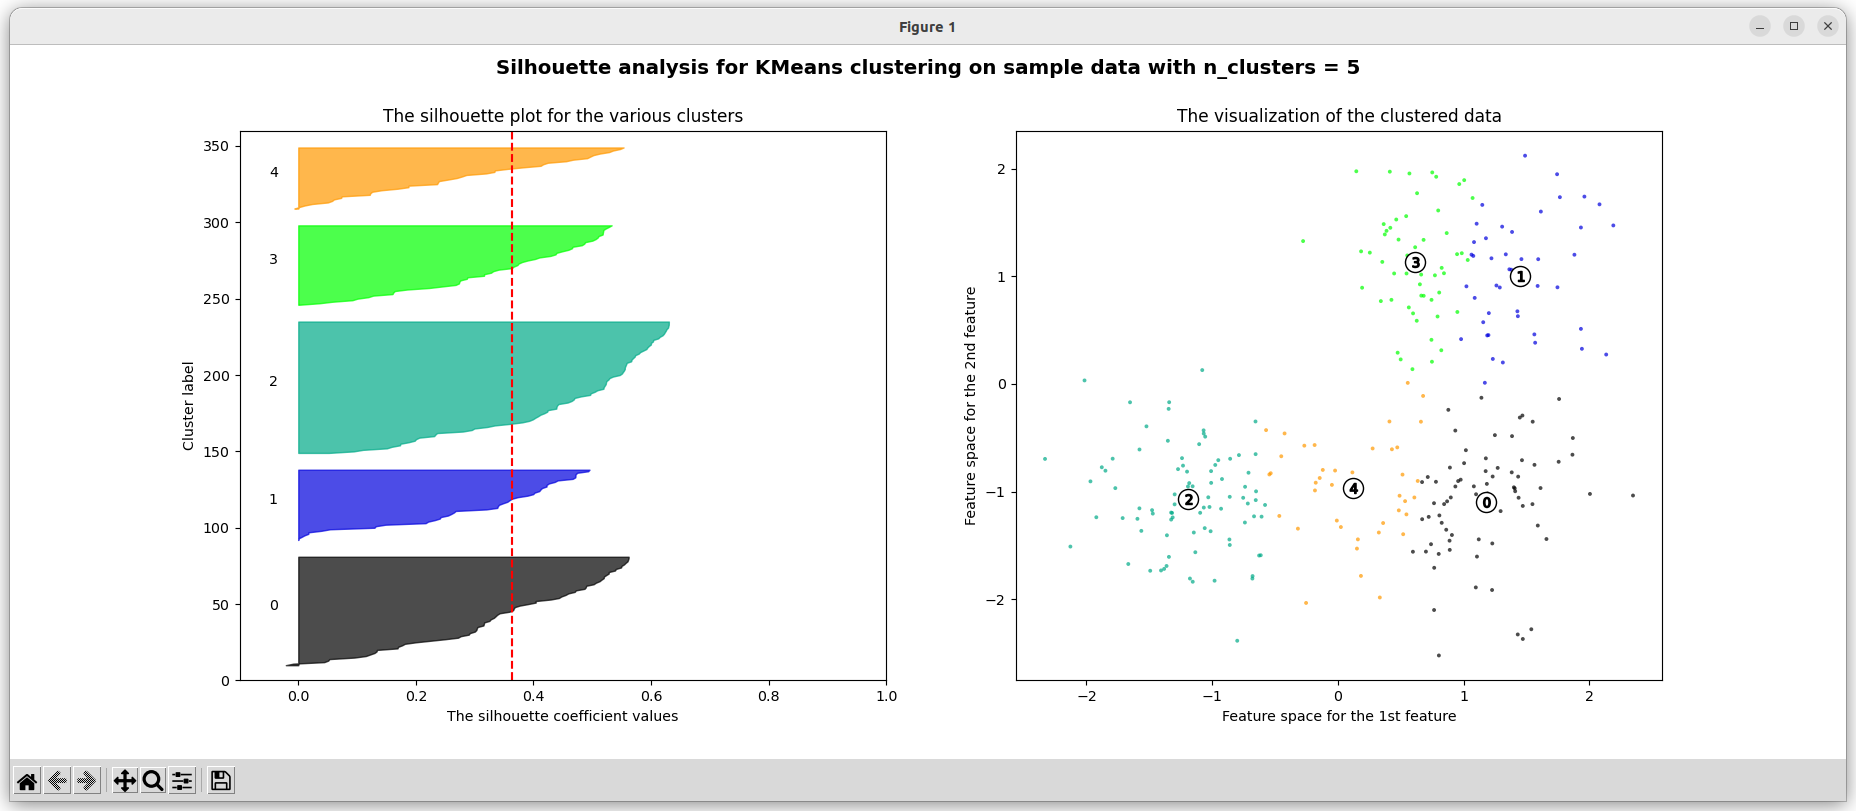

Write Python code to recreate this figure.
# python silhouette score example

from sklearn.datasets import make_blobs
from sklearn.cluster import KMeans
from sklearn.metrics import silhouette_score, silhouette_samples
import matplotlib.pyplot as plt
import numpy as np

def generate_sample_data():
    """Generate sample blob data for clustering"""
    centers = [[1, 1], [-1, -1], [1, -1]]
    return make_blobs(n_samples=300, centers=centers,
                     cluster_std=0.5, random_state=0)

def plot_silhouette_analysis(X, range_n_clusters):
    """Plot silhouette analysis for different numbers of clusters"""
    for n_clusters in range_n_clusters:
        # Create a subplot with 1 row and 2 columns
        fig, (ax1, ax2) = plt.subplots(1, 2)
        fig.set_size_inches(18, 7)
        
        # The 1st subplot is the silhouette plot
        ax1.set_xlim([-0.1, 1])
        ax1.set_ylim([0, len(X) + (n_clusters + 1) * 10])
        
        # Initialize the clusterer and cluster labels
        clusterer = KMeans(n_clusters=n_clusters, random_state=10)
        cluster_labels = clusterer.fit_predict(X)
        
        # The silhouette_score gives the average value for all the samples.
        silhouette_avg = silhouette_score(X, cluster_labels)
        print(f"For n_clusters = {n_clusters}, "
              f"The average silhouette_score is : {silhouette_avg:.3f}")
        
        # Compute the silhouette scores for each sample
        sample_silhouette_values = silhouette_samples(X, cluster_labels)
        
        y_lower = 10
        for i in range(n_clusters):
            # Aggregate the silhouette scores for samples belonging to cluster i
            ith_cluster_silhouette_values = sample_silhouette_values[cluster_labels == i]
            ith_cluster_silhouette_values.sort()
            
            size_cluster_i = ith_cluster_silhouette_values.shape[0]
            y_upper = y_lower + size_cluster_i
            
            color = plt.cm.nipy_spectral(float(i) / n_clusters)
            ax1.fill_betweenx(np.arange(y_lower, y_upper),
                            0, ith_cluster_silhouette_values,
                            facecolor=color, edgecolor=color, alpha=0.7)
            
            # Label the silhouette plots with their cluster numbers at the middle
            ax1.text(-0.05, y_lower + 0.5 * size_cluster_i, str(i))
            
            # Compute the new y_lower for next plot
            y_lower = y_upper + 10
            
        ax1.set_title("The silhouette plot for the various clusters")
        ax1.set_xlabel("The silhouette coefficient values")
        ax1.set_ylabel("Cluster label")
        
        # The vertical line for average silhouette score
        ax1.axvline(x=silhouette_avg, color="red", linestyle="--")
        
        # 2nd subplot showing the actual clusters formed
        colors = plt.cm.nipy_spectral(cluster_labels.astype(float) / n_clusters)
        ax2.scatter(X[:, 0], X[:, 1], marker='.', s=30, lw=0, alpha=0.7,
                   c=colors, edgecolor='k')
        
        # Labeling the clusters
        centers = clusterer.cluster_centers_
        ax2.scatter(centers[:, 0], centers[:, 1], marker='o',
                   c="white", alpha=1, s=200, edgecolor='k')
        
        for i, c in enumerate(centers):
            ax2.scatter(c[0], c[1], marker='$%d$' % i, alpha=1,
                       s=50, edgecolor='k')
            
        ax2.set_title("The visualization of the clustered data")
        ax2.set_xlabel("Feature space for the 1st feature")
        ax2.set_ylabel("Feature space for the 2nd feature")
        
        plt.suptitle(f"Silhouette analysis for KMeans clustering on sample data "
                    f"with n_clusters = {n_clusters}",
                    fontsize=14, fontweight='bold')
        
        plt.show()

def main():
    # Generate sample data
    X, _ = generate_sample_data()
    
    # Try different numbers of clusters
    range_n_clusters = [2, 3, 4, 5]
    plot_silhouette_analysis(X, range_n_clusters)

if __name__ == "__main__":
    main()
